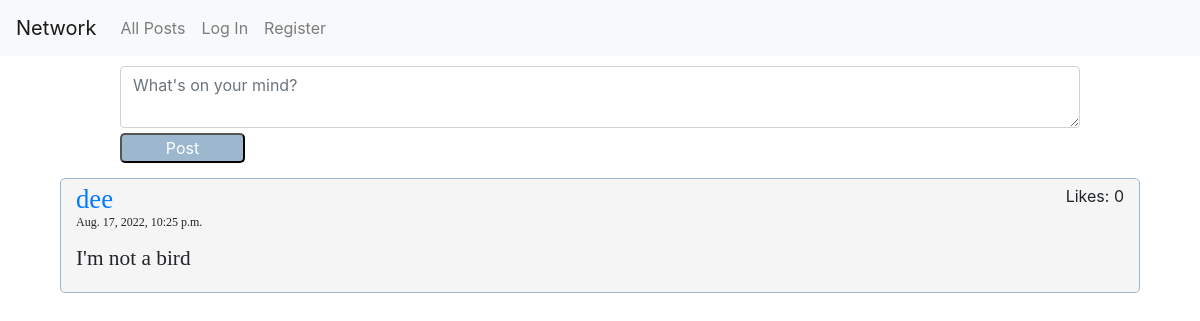
The app's page /, older data.
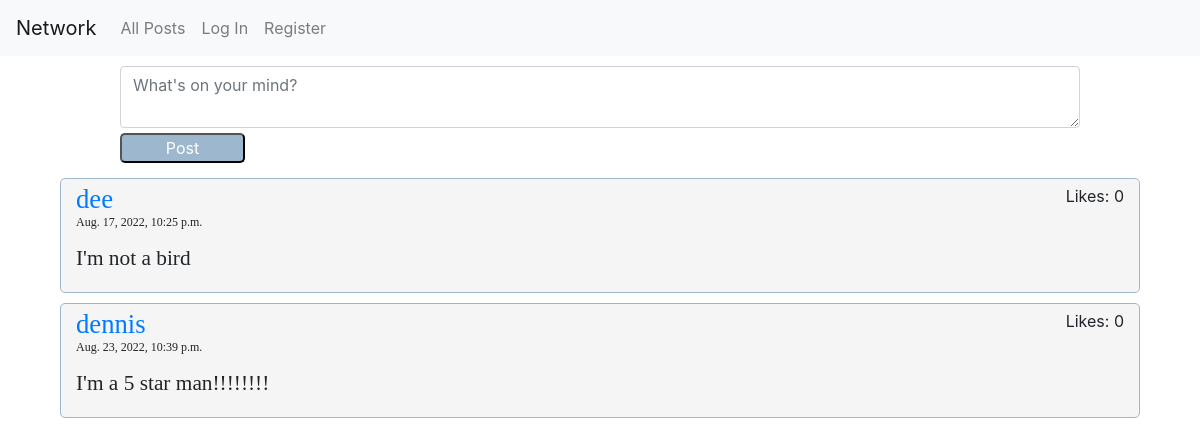
The same page, newer data.
### network/models.py (models this page shows, shortened)
class Posting(models.Model):
    author = models.ForeignKey(User, on_delete=models.CASCADE, related_name='posted_by')
    liked = models.ForeignKey(User, on_delete=models.CASCADE, null=True, related_name='likes')
    timestamp = models.DateTimeField(auto_now_add=True)
    body = models.TextField(blank=True)

class User(AbstractUser):
    following = models.ManyToManyField('self', blank=True, related_name="followers", symmetrical=False)

### network/views.py (the view)
# urls.py: path("", views.index, name="index"),
def index(request):
    postings = Posting.objects.all().order_by('-timestamp')
    postings = Posting.objects.annotate(Count('liked'))
    return render(request, "network/index.html", {"postings": postings})

### network/templates/network/index.html (shortened to what this page needs)
{% extends "network/layout.html" %}
{% load static %}
{% block body %}
    <div class="new-post">
        <textarea class="form-control" id="new-post-text" placeholder="What's on your mind?"></textarea>
        <input type="submit" class="button-style" id="add-post" value="Post">
    </div>
    {% for posting in postings %}
        <div class="post">
            <div>
                <div class="author">
                   <a href= "{% url 'profile' posting.author.username %}">{{posting.author.username}}</a>
                </div>
                <div class="likes">Likes: {{posting.liked__count}}</div>
            </div>
                <p class="timestamp">{{posting.timestamp}}</p>
                <p class="post-content">{{posting.body}}</p>
        </div>
    {% endfor %}
{% endblock %}

### network/static/network/styles.css (style rules this page uses)
.new-post { width: 80%; margin: 10px auto; }
.new-post input { margin: 5px auto; }
.post { width: 90%; margin: 10px auto; background: rgb(245, 245, 245); border-radius: 5px; border: 1px solid rgb(156, 183, 206); padding: 5px 15px; }
.post div { display: flex; justify-content: space-between; }
.author, .follow-number { font: 20pt bold; }
.timestamp { font: 9pt thin; }
.post-content, .follow-text { font: 16pt bold; }
.button-style { margin-top: 20px; border-radius: 5px; background-color:rgb(156, 183, 206); color:white; width: 125px; }

Row changes from the older to the newer data that the page shows:
added Posting: author.username "dennis", liked__count "0", timestamp "Aug. 23, 2022, 10:39 p.m.", body "I'm a 5 star man!!!!!!!!"
